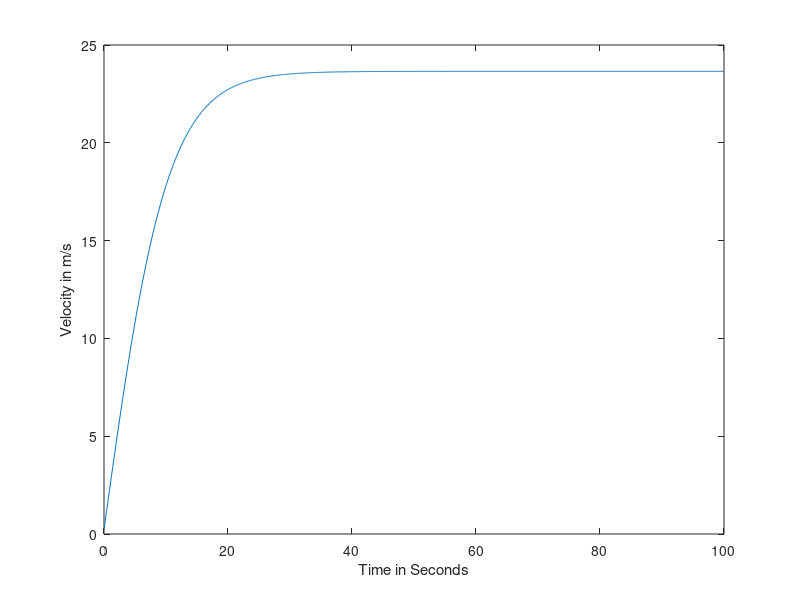

Write MATLAB code to recreate this figure.
% Car Specifactions
    %Total Mass of Car in kg
    m = 150;
%Tire Radius in m
Rt = 0.35;
%Engine Torque
Et = 20;
%Gear Ratio
Gr = 7.5
%DriveTrain Effiency
Dte = 0.80;
%Tyre Friction Coefficient
Ctf = 0.8;
%Rolling Resistance Coefficient
Crr = 0.0001;
%Drag Coefficient
Cd = 1;
%Frontal Area of Car in m^2
Af = 1;
%Lift Coefficient
Cl = 0;

%Simulation Settings
    %Time Step Constant seconds
    dt=0.1;
    %Simulation Duration in Seconds
    SimTime = 100;

    dataPoints = SimTime/dt;
    
%Constants
    %Gravitational Constant
    g = 9.8;
    %Density of Air kg/m^3
    dAir = 1.225;
%Setup for the Simulation
    v=0;
    t = 0;
    i=1;
    
    MaxAcceleration = Ctf*g*m*0.5;

    Velocity = zeros(1, dataPoints)
    Time = 0:dt:(SimTime)
while ( t < SimTime)
    %resistive forces calculations
    %rolling resistance calculations
    Frr = -(m*g*Crr);
    %drag force Calulations
    Fdrag = -(0.5*dAir*(v^2)*Cd*Af);
    %engine orce calculations
    Fengine = ((Et*Gr)/Rt)*Dte;

    Ftotal = Fengine+Frr+Fdrag;

    %acceleration
    a = Ftotal/m;
    if(a > MaxAcceleration)
        a = MaxAcceleration;
    end
    %Time Step
    v = v+(dt*a);
    %Save the velocity at each time to an array
    Velocity(i) = v;

    %increment time and counter
    t = t+dt;
    i=i+1;

end

plot(Time,Velocity)
xlabel('Time in Seconds')
ylabel('Velocity in m/s')

 




